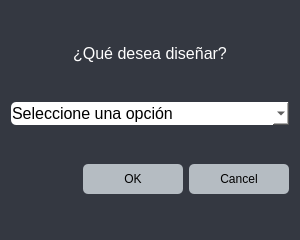
<?xml version="1.0" encoding="UTF-8"?>
<ui version="4.0">
 <class>Dialog</class>
 <widget class="QDialog" name="Dialog">
  <property name="geometry">
   <rect>
    <x>0</x>
    <y>0</y>
    <width>300</width>
    <height>240</height>
   </rect>
  </property>
  <property name="font">
   <font>
    <family>Segoe UI Historic</family>
    <pointsize>12</pointsize>
    <weight>50</weight>
    <italic>false</italic>
    <bold>false</bold>
   </font>
  </property>
  <property name="windowTitle">
   <string>Selección de diseño de soldadura de ranura</string>
  </property>
  <property name="windowIcon">
   <iconset>
    <normaloff>imagenes/logo_EIMWeldOne.png</normaloff>imagenes/logo_EIMWeldOne.png</iconset>
  </property>
  <property name="styleSheet">
   <string notr="true">background-color: rgb(52, 56, 65);
font: 12pt &quot;Segoe UI Historic&quot;;
color: rgb(255, 255, 255);</string>
  </property>
  <property name="sizeGripEnabled">
   <bool>false</bool>
  </property>
  <property name="modal">
   <bool>false</bool>
  </property>
  <layout class="QVBoxLayout" name="verticalLayout">
   <item>
    <widget class="QLabel" name="label">
     <property name="sizePolicy">
      <sizepolicy hsizetype="Preferred" vsizetype="Fixed">
       <horstretch>0</horstretch>
       <verstretch>0</verstretch>
      </sizepolicy>
     </property>
     <property name="whatsThis">
      <string/>
     </property>
     <property name="text">
      <string>¿Qué desea diseñar?</string>
     </property>
     <property name="alignment">
      <set>Qt::AlignCenter</set>
     </property>
    </widget>
   </item>
   <item>
    <widget class="QComboBox" name="seleccion">
     <property name="styleSheet">
      <string notr="true">QComboBox {
    border: 1px rgb(64, 68, 80);
    border-radius: 5px;
    padding: 1px;
    background-color: white;
    color: black;
    selection-background-color: rgb(249, 223, 208);
	font: 25 11pt &quot;Segoe UI Light&quot;;
}
</string>
     </property>
     <property name="currentText">
      <string>Seleccione una opción</string>
     </property>
     <property name="currentIndex">
      <number>0</number>
     </property>
     <property name="insertPolicy">
      <enum>QComboBox::InsertAlphabetically</enum>
     </property>
     <item>
      <property name="text">
       <string>Seleccione una opción</string>
      </property>
     </item>
     <item>
      <property name="text">
       <string>Carga permisible</string>
      </property>
     </item>
     <item>
      <property name="text">
       <string>Espesor mínimo del cordón</string>
      </property>
     </item>
    </widget>
   </item>
   <item>
    <widget class="QDialogButtonBox" name="buttonBox">
     <property name="styleSheet">
      <string notr="true">QPushButton {
    background-color: rgb(181, 188, 194);
    color: black;
	border-radius: 5px;
	width: 100px;
    height: 30px;
	
	font: 25 11pt &quot;Segoe UI Light&quot;;
}
QPushButton:hover {
    background-color: rgb(249, 223, 208);
}</string>
     </property>
     <property name="orientation">
      <enum>Qt::Horizontal</enum>
     </property>
     <property name="standardButtons">
      <set>QDialogButtonBox::Cancel|QDialogButtonBox::Ok</set>
     </property>
    </widget>
   </item>
  </layout>
 </widget>
 <resources/>
 <connections>
  <connection>
   <sender>buttonBox</sender>
   <signal>accepted()</signal>
   <receiver>Dialog</receiver>
   <slot>accept()</slot>
   <hints>
    <hint type="sourcelabel">
     <x>248</x>
     <y>254</y>
    </hint>
    <hint type="destinationlabel">
     <x>157</x>
     <y>274</y>
    </hint>
   </hints>
  </connection>
  <connection>
   <sender>buttonBox</sender>
   <signal>rejected()</signal>
   <receiver>Dialog</receiver>
   <slot>reject()</slot>
   <hints>
    <hint type="sourcelabel">
     <x>316</x>
     <y>260</y>
    </hint>
    <hint type="destinationlabel">
     <x>286</x>
     <y>274</y>
    </hint>
   </hints>
  </connection>
 </connections>
</ui>
